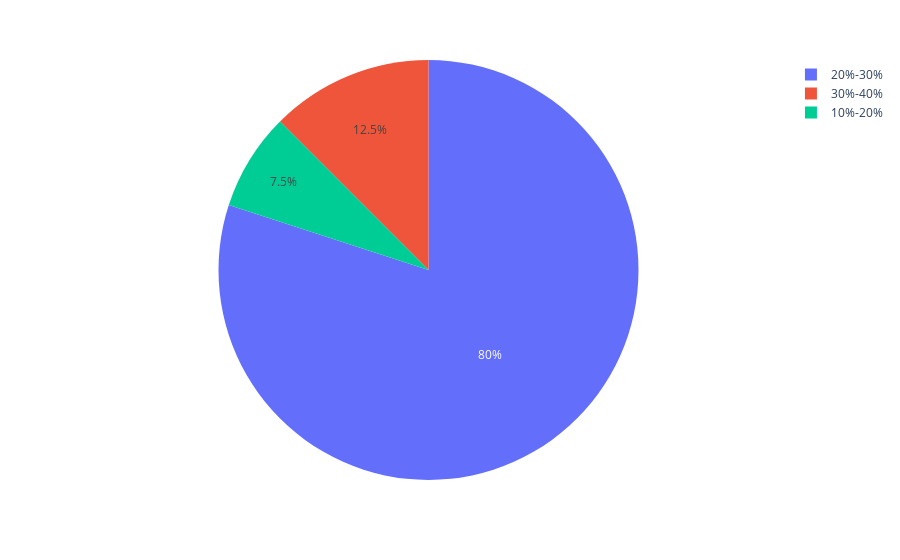

Notebook code cell kept with this figure:
### Code cell
px.pie(data_frame=df, names='Expect')

### Figure 1 — Plotly figure (JSON) as saved in the notebook; plotly's stock layout.template omitted (floating-point values rounded to 4 significant figures)
{"data": [{"domain": {"x": [0, 1], "y": [0, 1]}, "hovertemplate": "Expect=%{label}<extra></extra>", "labels": ["20%-30%", "20%-30%", "20%-30%", "10%-20%", "20%-30%", "30%-40%", "20%-30%", "20%-30%", "20%-30%", "30%-40%", "20%-30%", "20%-30%", "20%-30%", "20%-30%", "20%-30%", "20%-30%", "20%-30%", "20%-30%", "20%-30%", "20%-30%", "20%-30%", "20%-30%", "20%-30%", "20%-30%", "30%-40%", "20%-30%", "20%-30%", "20%-30%", "20%-30%", "10%-20%", "10%-20%", "20%-30%", "30%-40%", "20%-30%", "20%-30%", "20%-30%", "20%-30%", "30%-40%", "20%-30%", "20%-30%"], "legendgroup": "", "name": "", "showlegend": true, "type": "pie"}], "layout": {"legend": {"tracegroupgap": 0}, "margin": {"t": 60}}}
